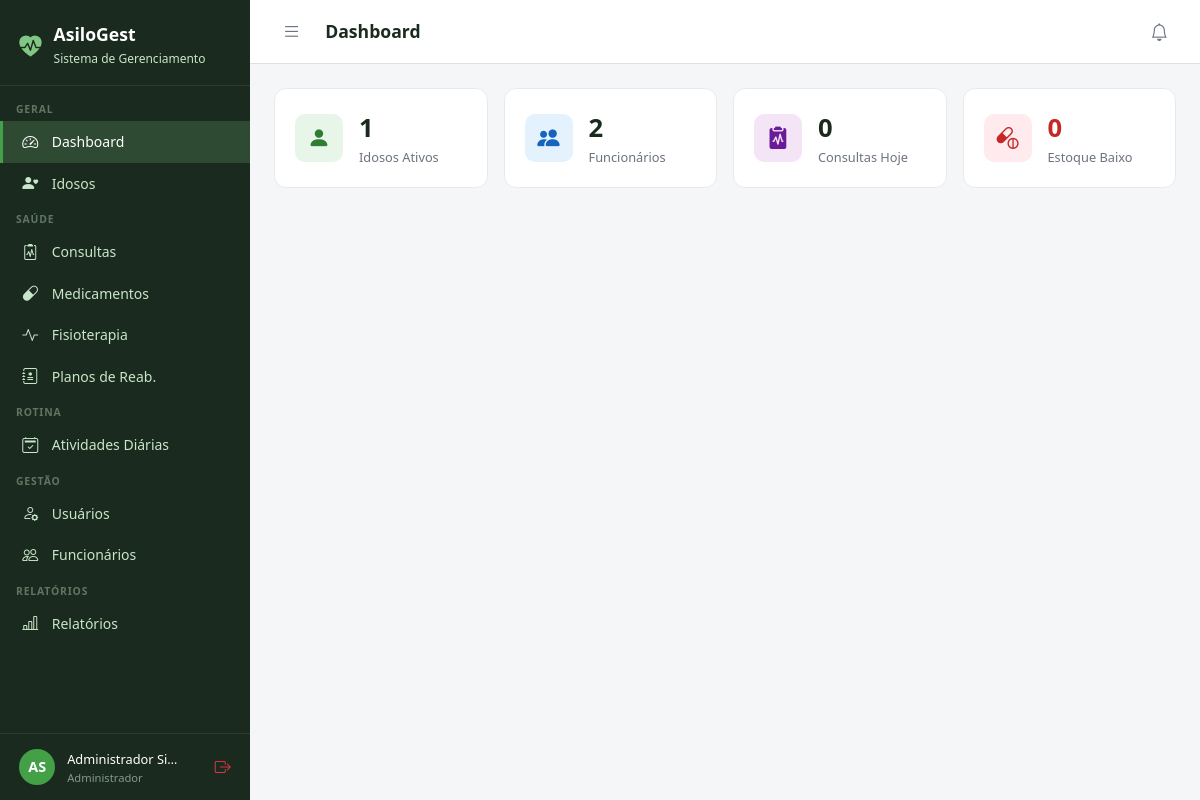
Before: /dashboard/ (signed in) with the older database file.
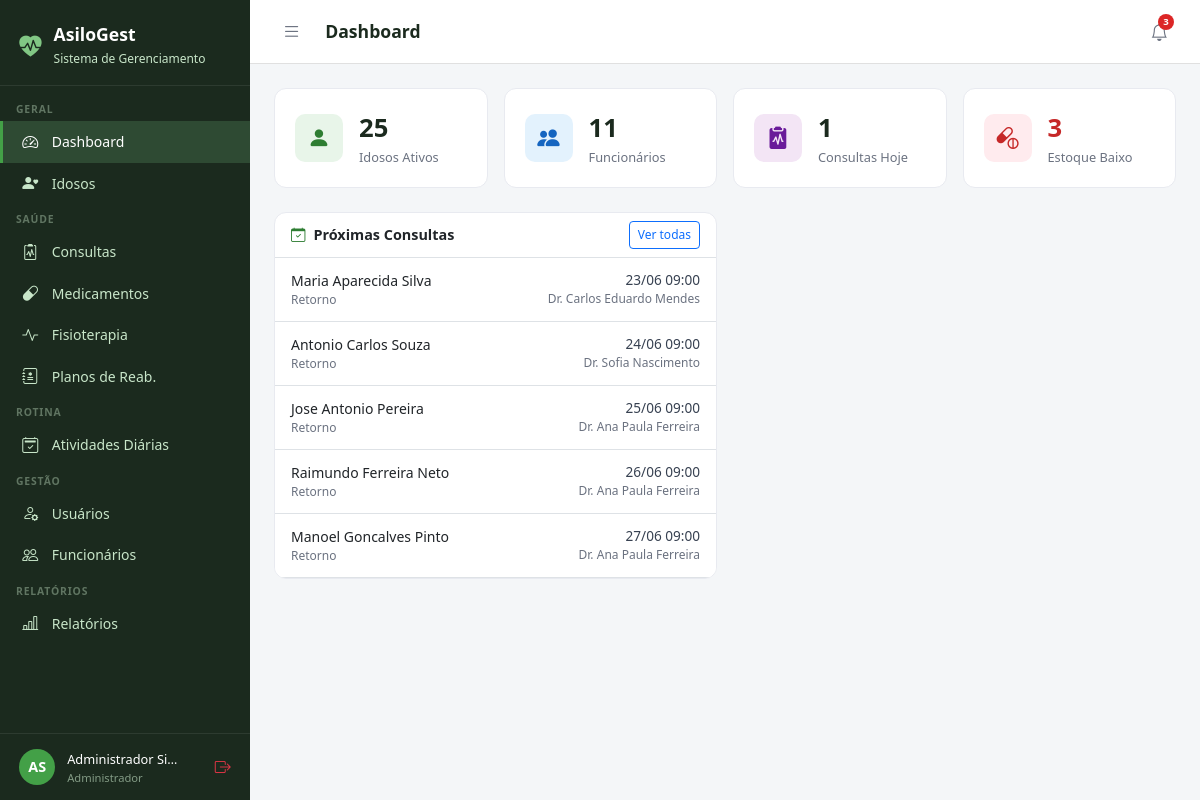
After: the same page with the newer database file.
### core/models.py (models this page shows, shortened)
class Usuario(AbstractUser):
    PERFIL_CHOICES = [
        ('administrador', 'Administrador'),
        ('medico', 'Médico'),
        ('fisioterapeuta', 'Fisioterapeuta'),
        ('enfermeiro', 'Enfermeiro(a)'),
        ('recepcionista', 'Recepcionista'),
        ('familiar', 'Familiar do Idoso'),
    ]
    perfil = models.CharField(
        max_length=20, choices=PERFIL_CHOICES,
        default='recepcionista', verbose_name='Perfil de Acesso'
    )
    telefone = models.CharField(max_length=15, blank=True, verbose_name='Telefone')
    cpf = models.CharField(max_length=14, unique=True, null=True, blank=True, verbose_name='CPF')
    foto = models.ImageField(upload_to='usuarios/', blank=True, null=True, verbose_name='Foto')
    data_nascimento = models.DateField(null=True, blank=True, verbose_name='Data de Nascimento')
    especialidade = models.CharField(
        max_length=100, blank=True, verbose_name='Especialidade',
        help_text='Preencha para Médico ou Fisioterapeuta'
    )
    data_admissao = models.DateField(null=True, blank=True, verbose_name='Data de Admissão')
    primeiro_acesso = models.BooleanField(
        default=True, verbose_name='Primeiro Acesso',
        help_text='Usuário deve definir senha no primeiro login'
    )
    ativo = models.BooleanField(default=True, verbose_name='Ativo')
    criado_em = models.DateTimeField(auto_now_add=True)
    class Meta:
        verbose_name = 'Usuário'
        verbose_name_plural = 'Usuários'
        ordering = ['first_name', 'last_name']
    @property
    def is_administrador(self):
        return self.perfil == 'administrador' or self.is_superuser
    @property
    def is_fisioterapeuta(self):
        return self.perfil == 'fisioterapeuta'
    @property
    def is_familiar(self):
        return self.perfil == 'familiar'
    @property
    def pode_ver_saude(self):
        return (self.is_administrador or self.is_medico
                or self.is_fisioterapeuta or self.is_enfermeiro)
    @property
    def pode_cadastrar_usuarios(self):
        return self.is_administrador or self.is_recepcionista
    @property
    def pode_cadastrar_idosos(self):
        return self.is_administrador or self.is_recepcionista
    @property
    def pode_administrar(self):
        return self.is_administrador

### consultas/models.py (models this page shows, shortened)
class Consulta(models.Model):
    TIPO_CHOICES = [
        ('rotina', 'Consulta de Rotina'),
        ('urgencia', 'Urgência'),
        ('retorno', 'Retorno'),
        ('especialidade', 'Especialidade'),
        ('preventiva', 'Preventiva'),
    ]
    STATUS_CHOICES = [
        ('agendada', 'Agendada'),
        ('realizada', 'Realizada'),
        ('cancelada', 'Cancelada'),
        ('falta', 'Falta'),
    ]
    idoso = models.ForeignKey(Idoso, on_delete=models.CASCADE, related_name='consultas')
    medico = models.ForeignKey(Usuario, on_delete=models.SET_NULL, null=True, related_name='consultas_medico', limit_choices_to={'perfil': 'medico'})
    data_hora = models.DateTimeField(verbose_name='Data e Hora')
    tipo = models.CharField(max_length=15, choices=TIPO_CHOICES, default='rotina')
    status = models.CharField(max_length=10, choices=STATUS_CHOICES, default='agendada')
    queixa_principal = models.TextField(blank=True, verbose_name='Queixa Principal')
    anamnese = models.TextField(blank=True, verbose_name='Anamnese')
    exame_fisico = models.TextField(blank=True, verbose_name='Exame Físico')
    diagnostico = models.TextField(blank=True, verbose_name='Diagnóstico')
    prescricao = models.TextField(blank=True, verbose_name='Prescrição / Conduta')
    retorno_em = models.DateField(null=True, blank=True, verbose_name='Retorno Previsto')
    observacoes = models.TextField(blank=True)
    criado_em = models.DateTimeField(auto_now_add=True)
    atualizado_em = models.DateTimeField(auto_now=True)
    class Meta:
        verbose_name = 'Consulta'
        verbose_name_plural = 'Consultas'
        ordering = ['-data_hora']

### idosos/models.py (models this page shows, shortened)
class Idoso(models.Model):
    SEXO_CHOICES = [('M', 'Masculino'), ('F', 'Feminino')]
    TIPO_SANGUINEO = [('A+','A+'),('A-','A-'),('B+','B+'),('B-','B-'),('AB+','AB+'),('AB-','AB-'),('O+','O+'),('O-','O-')]
    STATUS_CHOICES = [('ativo','Ativo'),('inativo','Inativo'),('internado','Internado'),('falecido','Falecido')]
    nome = models.CharField(max_length=150, verbose_name='Nome Completo')
    data_nascimento = models.DateField(verbose_name='Data de Nascimento')
    sexo = models.CharField(max_length=1, choices=SEXO_CHOICES)
    cpf = models.CharField(max_length=14, unique=True, null=True, blank=True)
    rg = models.CharField(max_length=20, blank=True)
    tipo_sanguineo = models.CharField(max_length=3, choices=TIPO_SANGUINEO, blank=True)
    foto = models.ImageField(upload_to='idosos/', blank=True, null=True)
    status = models.CharField(max_length=10, choices=STATUS_CHOICES, default='ativo')
    endereco = models.CharField(max_length=200, blank=True)
    cidade = models.CharField(max_length=100, blank=True)
    estado = models.CharField(max_length=2, blank=True)
    cep = models.CharField(max_length=9, blank=True)
    alergias = models.TextField(blank=True, verbose_name='Alergias')
    condicoes_medicas = models.TextField(blank=True, verbose_name='Condições Médicas')
    observacoes = models.TextField(blank=True, verbose_name='Observações Gerais')
    data_entrada = models.DateField(verbose_name='Data de Entrada')
    numero_quarto = models.CharField(max_length=10, blank=True, verbose_name='Quarto')
    criado_em = models.DateTimeField(auto_now_add=True)
    atualizado_em = models.DateTimeField(auto_now=True)
    class Meta:
        verbose_name = 'Idoso'
        verbose_name_plural = 'Idosos'
        ordering = ['nome']

### core/views.py (the view, shortened to what this page needs)
# urls.py: path('', lambda request: redirect('dashboard'), name='home'),
@login_required
def dashboard(request):
    if request.user.primeiro_acesso:
        return redirect('definir_senha')
    from idosos.models import Idoso
    from medicamentos.models import Medicamento
    from consultas.models import Consulta
    from fisioterapia.models import SessaoFisioterapia
    from atividades.models import RotinaDiaria
    hoje = date.today()
    ctx = {'hoje': hoje}
    if request.user.pode_cadastrar_idosos:
        ctx['total_idosos'] = Idoso.objects.filter(status='ativo').count()
        ctx['total_funcionarios'] = Usuario.objects.filter(ativo=True).exclude(perfil='familiar').count()
    if request.user.pode_ver_saude:
        ctx['consultas_hoje'] = Consulta.objects.filter(
            data_hora__date=hoje, status='agendada').count()
        ctx['sessoes_fisio_hoje'] = SessaoFisioterapia.objects.filter(
            data_hora__date=hoje, status='agendada',
            autorizada=True).count()
        ctx['medicamentos_estoque_baixo'] = Medicamento.objects.filter(
            estoque_atual__lte=models_estoque_minimo(), ativo=True).count()
        ctx['consultas_proximas'] = Consulta.objects.filter(
            data_hora__date__range=[hoje, hoje + timedelta(days=7)],
            status='agendada'
        ).select_related('idoso', 'medico').order_by('data_hora')[:5]
        ctx['sessoes_pendentes_autorizacao'] = SessaoFisioterapia.objects.filter(
            autorizada=False, status='agendada').count()
    return render(request, 'dashboard/dashboard.html', ctx)

### templates/dashboard/dashboard.html (shortened to what this page needs)
{% extends 'base.html' %}
{% block page_title %}Dashboard{% endblock %}
{% block content %}
<div class="row g-3 mb-4">
  {% if total_idosos is not None %}
  <div class="col-6 col-md-3">
    <div class="stat-card">
      <div class="d-flex align-items-center gap-3">
        <div class="stat-icon" style="background:#E8F5E9;color:#2E7D32;"><i class="bi bi-person-fill"></i></div>
        <div>
          <div style="font-size:1.6rem;font-weight:700;color:#1B2A1E;">{{ total_idosos }}</div>
          <div style="font-size:.8rem;color:#6B7280;">Idosos Ativos</div>
        </div>
      </div>
    </div>
  </div>
  {% endif %}
  {% if total_funcionarios is not None %}
  <div class="col-6 col-md-3">
    <div class="stat-card">
      <div class="d-flex align-items-center gap-3">
        <div class="stat-icon" style="background:#E3F2FD;color:#1565C0;"><i class="bi bi-people-fill"></i></div>
        <div>
          <div style="font-size:1.6rem;font-weight:700;color:#1B2A1E;">{{ total_funcionarios }}</div>
          <div style="font-size:.8rem;color:#6B7280;">Funcionários</div>
        </div>
      </div>
    </div>
  </div>
  {% endif %}
  {% if consultas_hoje is not None %}
  <div class="col-6 col-md-3">
    <div class="stat-card">
      <div class="d-flex align-items-center gap-3">
        <div class="stat-icon" style="background:#F3E5F5;color:#6A1B9A;"><i class="bi bi-clipboard2-pulse-fill"></i></div>
        <div>
          <div style="font-size:1.6rem;font-weight:700;color:#1B2A1E;">{{ consultas_hoje }}</div>
          <div style="font-size:.8rem;color:#6B7280;">Consultas Hoje</div>
        </div>
      </div>
    </div>
  </div>
  {% endif %}
  {% if medicamentos_estoque_baixo is not None %}
  <div class="col-6 col-md-3">
    <div class="stat-card">
      <div class="d-flex align-items-center gap-3">
        <div class="stat-icon" style="background:#FFEBEE;color:#C62828;"><i class="bi bi-capsule-pill"></i></div>
        <div>
          <div style="font-size:1.6rem;font-weight:700;color:#C62828;">{{ medicamentos_estoque_baixo }}</div>
          <div style="font-size:.8rem;color:#6B7280;">Estoque Baixo</div>
        </div>
      </div>
    </div>
  </div>
  {% endif %}
</div>
<div class="row g-3">
  {% if consultas_proximas %}
  <div class="col-12 col-lg-6">
    <div class="table-card">
      <div class="d-flex align-items-center justify-content-between px-3 py-2 border-bottom">
        <span style="font-weight:600;font-size:.9rem;"><i class="bi bi-calendar-check me-2" style="color:#2E7D32;"></i>Próximas Consultas</span>
        <a href="{% url 'consultas:lista' %}" class="btn btn-sm btn-outline-primary" style="font-size:.75rem;">Ver todas</a>
      </div>
      <table class="table table-hover">
        <tbody>
          {% for c in consultas_proximas %}
          <tr>
            <td>
              <div style="font-weight:500;font-size:.875rem;">{{ c.idoso.nome }}</div>
              <div style="font-size:.75rem;color:#6B7280;">{{ c.get_tipo_display }}</div>
            </td>
            <td class="text-end">
              <div style="font-size:.85rem;color:#374151;">{{ c.data_hora|date:"d/m H:i" }}</div>
              <div style="font-size:.75rem;color:#6B7280;">Dr. {{ c.medico.get_full_name|default:"–" }}</div>
            </td>
          </tr>
          {% endfor %}
        </tbody>
      </table>
    </div>
  </div>
  {% endif %}
</div>
{% endblock %}

### templates/base.html (shortened to what this page needs)
<!DOCTYPE html>
<html lang="pt-br">
<head>
  <link href="https://cdn.jsdelivr.net/npm/bootstrap@5.3.0/dist/css/bootstrap.min.css" rel="stylesheet">
  <link href="https://cdn.jsdelivr.net/npm/bootstrap-icons@1.11.0/font/bootstrap-icons.css" rel="stylesheet">
</head>
<body>
{% if user.is_authenticated %}
<div id="sidebar">
  <div class="sidebar-brand">
    <i class="bi bi-heart-pulse-fill" style="color:#81C784;font-size:1.4rem;"></i>
    <div>
      <h5 style="margin:0;">AsiloGest</h5>
      <small>Sistema de Gerenciamento</small>
    </div>
  </div>
  <nav class="sidebar-nav">
    <div class="nav-section">Geral</div>
    <a href="{% url 'dashboard' %}" class="sidebar-link {% if request.resolver_match.url_name == 'dashboard' %}active{% endif %}">
      <i class="bi bi-speedometer2"></i> Dashboard
    </a>
    <a href="{% url 'idosos:lista' %}" class="sidebar-link">
      <i class="bi bi-person-heart"></i>
      {% if user.is_familiar %}Meus Familiares{% else %}Idosos{% endif %}
    </a>
    {% if user.pode_ver_saude or user.is_familiar %}
    <div class="nav-section">Saúde</div>
    <a href="{% url 'consultas:lista' %}" class="sidebar-link">
      <i class="bi bi-clipboard2-pulse"></i> Consultas
    </a>
    <a href="{% url 'medicamentos:lista' %}" class="sidebar-link">
      <i class="bi bi-capsule"></i> Medicamentos
    </a>
    <a href="{% url 'fisioterapia:lista' %}" class="sidebar-link">
      <i class="bi bi-activity"></i> Fisioterapia
    </a>
    {% if user.pode_ver_saude and not user.is_familiar %}
    <a href="{% url 'fisioterapia:planos_lista' %}" class="sidebar-link">
      <i class="bi bi-journal-medical"></i> Planos de Reab.
    </a>
    {% endif %}
    {% endif %}
    <div class="nav-section">Rotina</div>
    <a href="{% url 'atividades:lista' %}" class="sidebar-link">
      <i class="bi bi-calendar2-check"></i> Atividades Diárias
    </a>
    {% if user.pode_cadastrar_usuarios %}
    <div class="nav-section">Gestão</div>
    <a href="{% url 'usuarios_lista' %}" class="sidebar-link">
      <i class="bi bi-person-gear"></i> Usuários
    </a>
    {% endif %}
    {% if user.pode_administrar %}
    <a href="{% url 'funcionarios:lista' %}" class="sidebar-link">
      <i class="bi bi-people"></i> Funcionários
    </a>
    {% endif %}
    {% if user.pode_ver_saude or user.pode_administrar %}
    <div class="nav-section">Relatórios</div>
    <a href="{% url 'relatorios:lista' %}" class="sidebar-link">
      <i class="bi bi-bar-chart-line"></i> Relatórios
    </a>
    {% endif %}
  </nav>
  <div class="sidebar-user">
    <div class="avatar">{{ user.first_name|first|upper }}{{ user.last_name|first|upper }}</div>
    <div class="info" style="min-width:0;flex:1;">
      <span>{{ user.get_full_name|truncatechars:18 }}</span>
      <small>{{ user.get_perfil_display }}</small>
    </div>
    <a href="{% url 'logout' %}" class="text-danger" title="Sair" style="flex-shrink:0;">
      <i class="bi bi-box-arrow-right"></i>
    </a>
  </div>
</div>
<div id="main">
  <div class="topbar">
    <div class="topbar-left">
      <button class="btn-toggle-sidebar" onclick="toggleSidebar()" title="Menu">
        <i class="bi bi-list"></i>
      </button>
      <h4>{% block page_title %}{% endblock %}</h4>
    </div>
    <div class="d-flex align-items-center gap-2">
      <div style="position:relative;">
        <button class="notif-btn" id="notifBtn" onclick="toggleNotif()" title="Notificações">
          <i class="bi bi-bell"></i>
          {% if notif_count %}
          <span class="notif-badge">{{ notif_count }}</span>
          {% endif %}
        </button>
      </div>
    </div>
  </div>
  <div class="content">
    {% block content %}{% endblock %}
  </div>
</div>
{% else %}
{% block full_content %}{% endblock %}
{% endif %}
</body>
</html>

Changed rows visible on the page:
added Consulta: idoso.nome "Maria Aparecida Silva", tipo "Retorno", data_hora "23/06 09:00", medico.get_full_name "Carlos Eduardo Mendes"
added Consulta: idoso.nome "Antonio Carlos Souza", tipo "Retorno", data_hora "24/06 09:00", medico.get_full_name "Sofia Nascimento"
added Consulta: idoso.nome "Jose Antonio Pereira", tipo "Retorno", data_hora "25/06 09:00", medico.get_full_name "Ana Paula Ferreira"
added Consulta: idoso.nome "Raimundo Ferreira Neto", tipo "Retorno", data_hora "26/06 09:00", medico.get_full_name "Ana Paula Ferreira"
added Consulta: idoso.nome "Manoel Goncalves Pinto", tipo "Retorno", data_hora "27/06 09:00", medico.get_full_name "Ana Paula Ferreira"
Other visible differences:
{{ notif_count }}: (not shown) → "3"
{{ total_idosos }}: "1" → "25"
{{ total_funcionarios }}: "2" → "11"
{{ consultas_hoje }}: "0" → "1"
{{ medicamentos_estoque_baixo }}: "0" → "3"
text now shown: "Próximas Consultas Ver todas"
